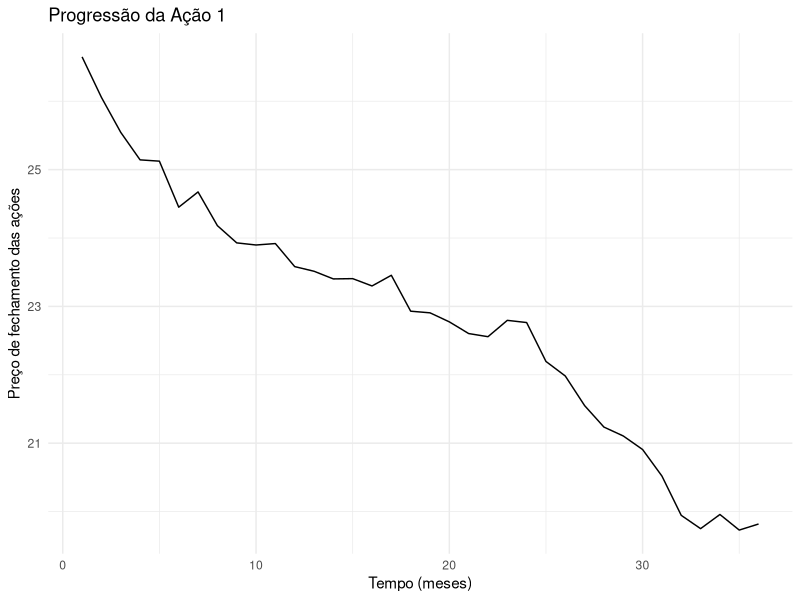
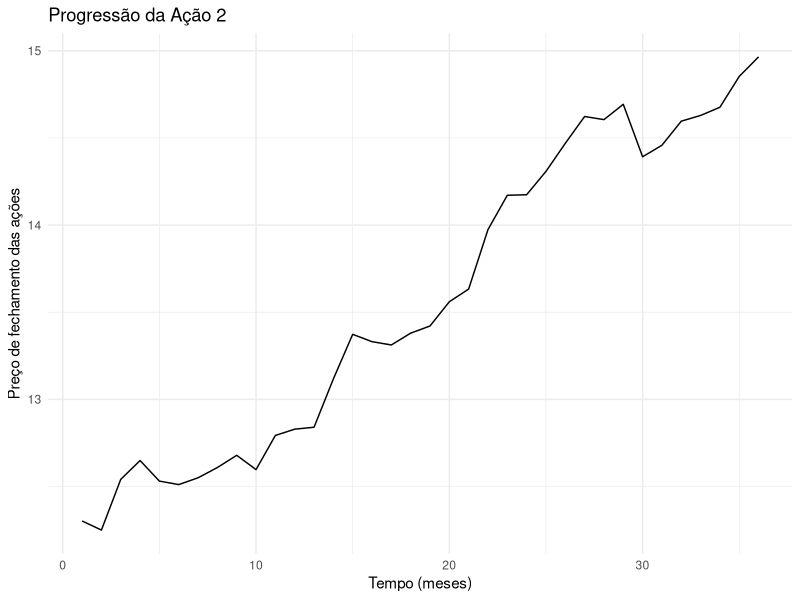
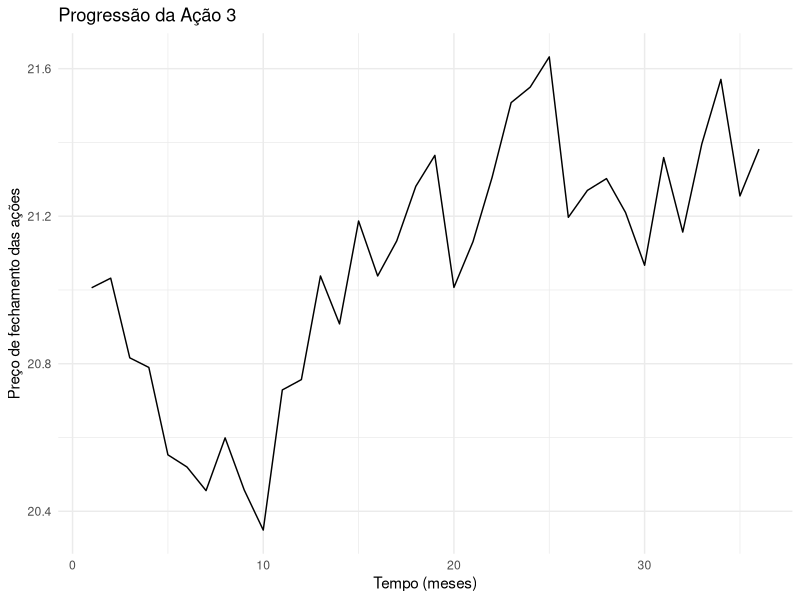
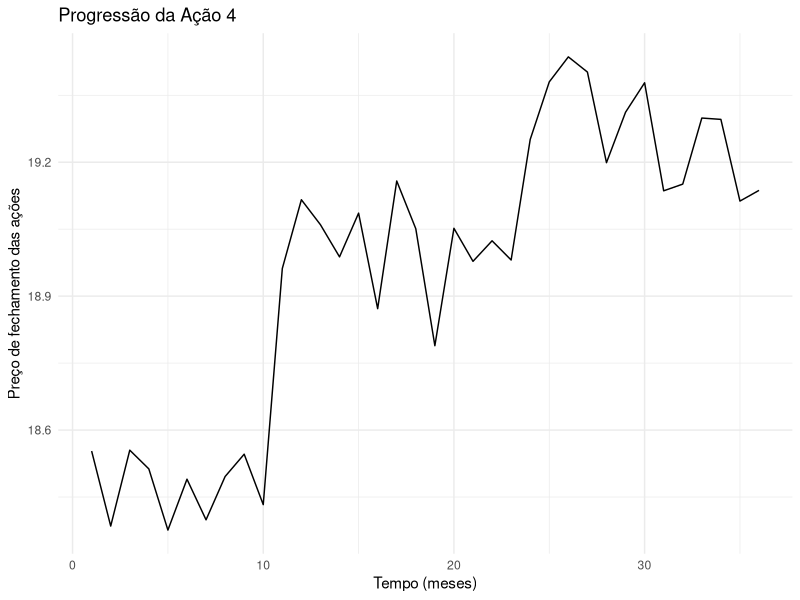
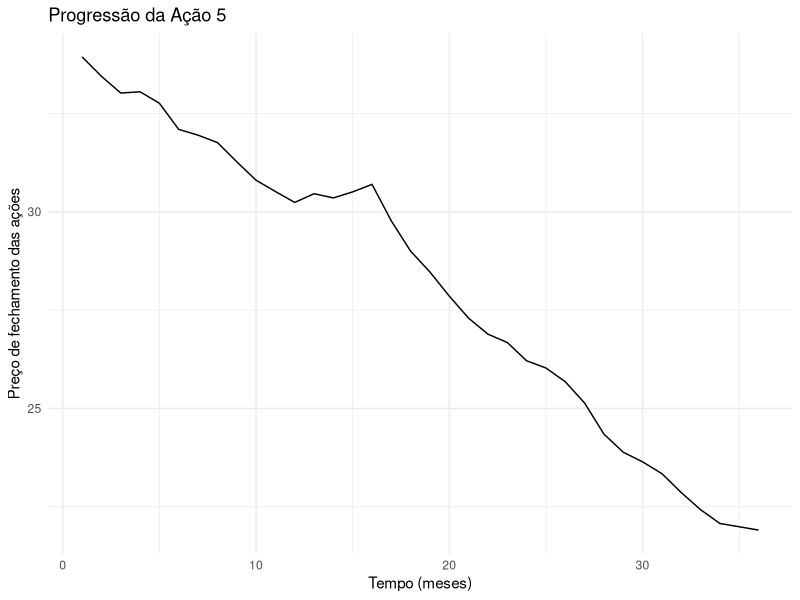
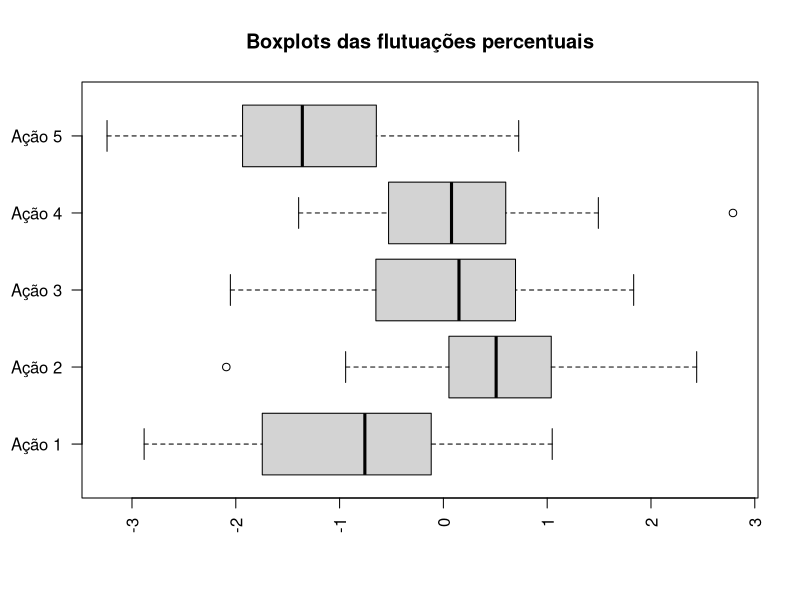

The R source for these figures, in order:
## ---- chunk 1
knitr::opts_chunk$set(echo = TRUE)
## ---- chunk 2

# Importação das bibliotecas (descomentar caso não tenha instalado)
# install.packages("ggplot2")

# Importação de bibliotecas
library(ggplot2)
library(dplyr)

## ---- chunk 3

# importação dos dados
data <- read.csv(file = 'DadosAcoesGrupoC.csv', header = FALSE)
colnames(data) <- c("A1","A2","A3","A4","A5") # Adicionando nomes às colunas

# plot dos primeiros 6 dados da tabela
head(data)
## ---- chunk 4
theme_set(theme_minimal())

# Plot
plot_a1 <- ggplot(data=data, aes(x=1:36, y=A1)) + geom_line() + 
  labs(title = "Progressão da Ação 1", x = "Tempo (meses)", y = "Preço de fechamento das ações")
plot_a2 <- ggplot(data=data, aes(x=1:36, y=A2)) + geom_line() + 
  labs(title = "Progressão da Ação 2", x = "Tempo (meses)", y = "Preço de fechamento das ações")
plot_a3 <- ggplot(data=data, aes(x=1:36, y=A3)) + geom_line() + 
  labs(title = "Progressão da Ação 3", x = "Tempo (meses)", y = "Preço de fechamento das ações")
plot_a4 <- ggplot(data=data, aes(x=1:36, y=A4)) + geom_line() + 
  labs(title = "Progressão da Ação 4", x = "Tempo (meses)", y = "Preço de fechamento das ações")
plot_a5 <- ggplot(data=data, aes(x=1:36, y=A5)) + geom_line() + 
  labs(title = "Progressão da Ação 5", x = "Tempo (meses)", y = "Preço de fechamento das ações")

plot_a1
plot_a2
plot_a3
plot_a4
plot_a5
## ---- chunk 5

# Transforma dados em porcentagens
data_perc <- data
for(i in 1:(nrow(data)-1)){
        data_perc[i,] <- 100*( (data[i+1,] - data[i,])/data[i+1,] ) # porcentagem de mudança do fechamento do mes i + 1 em relação ao mes i.
}

data_perc <- data_perc[-c(36), ] # removendo ultima linha

# Criando uma variável para cada amostra
data_a1 <- data_perc$A1
data_a2 <- data_perc$A2
data_a3 <- data_perc$A3
data_a4 <- data_perc$A4
data_a5 <- data_perc$A5
## ---- chunk 6
# boxplot
boxplot(data_a1, data_a2, data_a3, data_a4, data_a5,
main = "Boxplots das flutuações percentuais",
at = c(1,2,3,4,5),
names = c("Ação 1", "Ação 2", "Ação 3", "Ação 4", "Ação 5"),
las = 2,
horizontal = TRUE,
notch = FALSE
)
